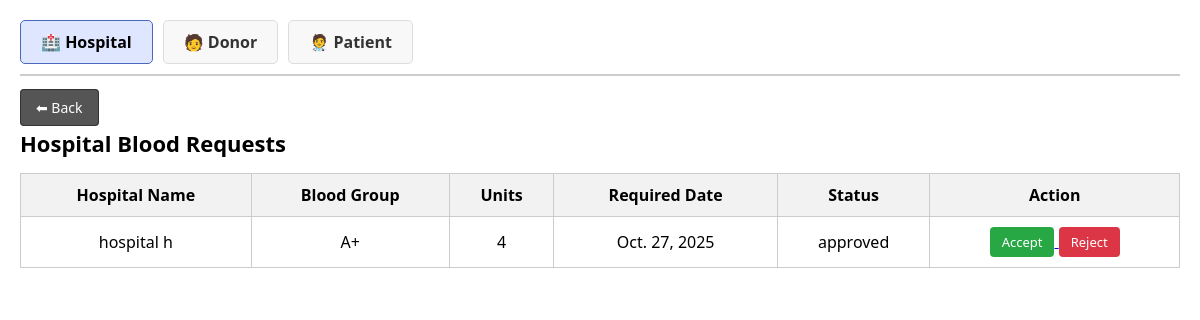
The page /manage_hospitals/ on the database as committed earlier.
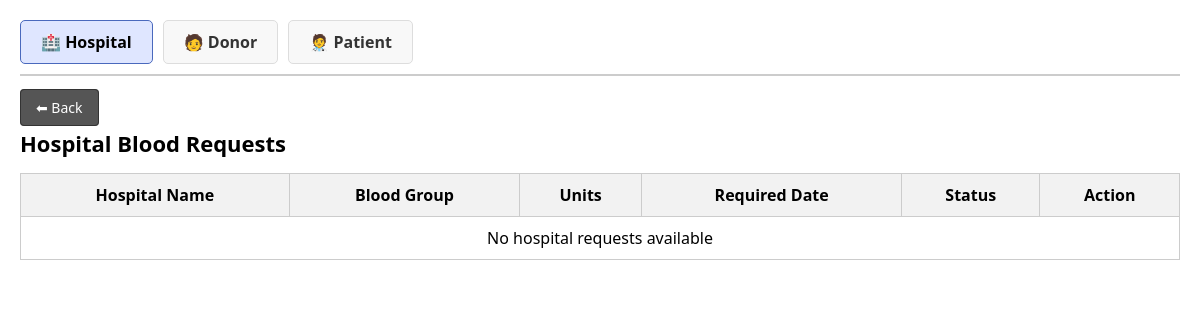
The same page on the database as committed later.
### Blood_Bank/models.py (models this page shows, shortened)
class Hospital_Request(models.Model):
    hospital = models.ForeignKey(Hospital,on_delete=models.CASCADE)
    Blood_group = models.CharField(null=False,blank=False)
    unit = models.PositiveIntegerField(null=True,blank=True)
    date = models.DateField(null=True,blank=True)
    urgent = models.BooleanField(default=False)
    STATUS_CHOICES = (
        ('requested', 'Requested'),
        ('approved', 'Approved'),
        ('rejected', 'Rejected'),
    )
    status = models.CharField(max_length=10, choices=STATUS_CHOICES, default='requested')

class Hospital(models.Model):
    profile = models.OneToOneField(Profile, on_delete=models.CASCADE)
    hospital_name = models.CharField(max_length=40,null=True,blank=True)
    contact_number = models.CharField(max_length = 20,null=True,blank=True)
    location = models.CharField(max_length=40,null=True,blank=True)

### Blood_Bank/views.py (the view)
# urls.py: path('manage_hospitals/',views.manage_hospitals,name='manage_hospitals'),
def manage_hospitals(request):
    hospital_request = Hospital_Request.objects.all()
    return render(request,'admin_dashboard/manage_hospitals.html',{'hospital_request':hospital_request})

### Blood_Bank/templates/admin_dashboard/manage_hospitals.html (shortened to what this page needs)
{% load static %}
<!DOCTYPE html>
<html lang="en">
<head>
    <link rel="stylesheet" href="{% static 'css/admin_dashboard/manage_hospitals.css' %}">
</head>
<body>
    <div class="page-container">
        <nav class="top-menu">
            <a href="{% url 'manage_hospitals' %}" class="active">🏥 Hospital</a>
            <a href="{% url 'manage_donors' %}">🧑 Donor</a>
            <a href="{% url 'manage_patients' %}">🧑‍⚕ Patient</a>
        </nav>
        <div class="back-section">
            <a href="{% url 'admindashboard' %}" class="back-btn">⬅ Back</a>
        </div>
        <main class="table-container">
            <h2>Hospital Blood Requests</h2>
            <table>
                <thead>
                    <tr>
                        <th>Hospital Name</th>
                        <th>Blood Group</th>
                        <th>Units</th>
                        <th>Required Date</th>
                        <th>Status</th>
                        <th>Action</th>
                    </tr>
                </thead>
                <tbody>
                    {% for r in hospital_request %}
                    <tr>
                        <td>{{ r.hospital.hospital_name }}</td>
                        <td>{{ r.Blood_group }}</td>
                        <td>{{ r.unit }}</td>
                        <td>{{ r.date }}</td>
                        <td>{{ r.status }}</td>
                        <td>
                            <a href="{% url 'manage_hospitals_update' r.id %}">
                                <button class="btn approve" type="button">Accept</button>
                            </a>
                            <a href="{% url 'manage_hospitals_delete' r.id %}">
                                <button class="btn reject" type="button">Reject</button>
                            </a>
                        </td>
                    </tr>
                    {% empty %}
                    <tr>
                        <td colspan="7">No hospital requests available</td>
                    </tr>
                    {% endfor %}
                </tbody>
            </table>
        </main>
    </div>
</body>
</html>

Rows that differ between the two databases and show on the page:
removed Hospital_Request: hospital.hospital_name "hospital h", Blood_group "A+", unit "4", date "Oct. 27, 2025", status "approved"
Other text that changed with them:
text now shown: "No hospital requests available"
